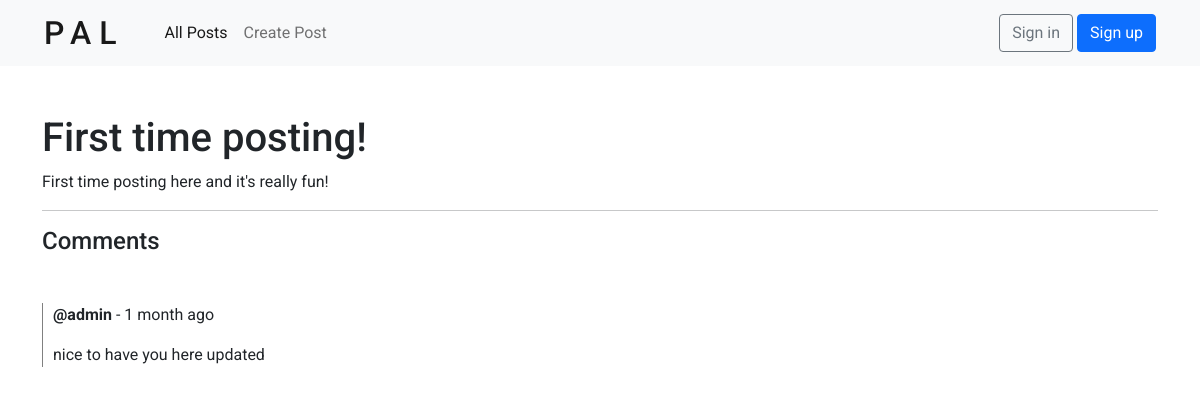
Screenshot of /post/3/ with the database file from the repository.
### posts/models.py (models this page shows, shortened)
class Post(models.Model):
    name = models.CharField(max_length=200)
    description = models.TextField(null=True, blank=True)
    topic = models.ForeignKey(Topic, null=True, on_delete=SET_NULL) # each Post is related to a single Topic
    user = models.ForeignKey(User, null=True, on_delete=SET_NULL) # each Post is related to a single User
    created = models.DateTimeField(auto_now_add=True)
    updated = models.DateTimeField(auto_now=True)

### comments/models.py (models this page shows, shortened)
class Comment(models.Model):
    user = models.ForeignKey(User, on_delete=CASCADE) # each Comment is related to a single User
    post = models.ForeignKey(Post, on_delete=CASCADE) # each Comment is related to a single Post
    body = models.TextField()
    created = models.DateTimeField(auto_now_add=True)
    updated = models.DateTimeField(auto_now=True)

### posts/views.py (the view, shortened to what this page needs)
# urls.py: path('post/<str:pk>/', views.post, name='post'),
def post(request, pk):
    post = Post.objects.get(id=pk)
    comments = post.comment_set.all().order_by('-created') # get the comments from each post
    comments_count = post.comment_set.all().count()
    context = {
        'post': post,
        'comments': comments,
        'comments_count': comments_count,
    }
    return render(request, 'posts/post.html', context)

### posts/templates/posts/post.html (shortened to what this page needs)
{% extends 'main.html' %}
{% block content %}
<div class="mt-5">
    <h1>{{ post.name }}</h3>
    <p>{{ post.description }}</p>
</div>
<hr />
<h4>Comments</h4>
<div class="comment-container mt-5">
    {% for comment in comments %}
        <div class="comment">
            <p><b>@{{ comment.user }}</b> - {{ comment.created|timesince }} ago</p>
            <p>{{ comment.body }}</p>
        </div>
    {% endfor %}
</div>
{% endblock content %}

### templates/main.html (shortened to what this page needs)
<!DOCTYPE html>
{% load static %}
<html lang="en">
<head>
  <link href="https://cdn.jsdelivr.net/npm/bootstrap@5.1.3/dist/css/bootstrap.min.css" rel="stylesheet">
  <link rel="stylesheet" href="{% static 'styles/main.css' %}">
</head>
<body>
  {% include 'navbar.html' %}
  <div class="container">
    {% block content %}
    {% endblock content %}
  </div>
</body>
</html>

### templates/navbar.html (shortened to what this page needs)
<nav class="navbar navbar-expand-lg navbar-light bg-light sticky-top">
    <div class="container-fluid">
      <h1 class="navbar-brand">PAL</h1>
      <div class="collapse navbar-collapse" id="navbarSupportedContent">
        <ul class="navbar-nav me-auto mb-lg-0">
          <li class="nav-item">
            <a class="nav-link active" aria-current="page" href="{% url 'posts:index' %}">All Posts</a>
          </li>
          <li class="nav-item">
            <a class="nav-link" href="{% url 'posts:create-post' %}">Create Post</a>
          </li>
        </ul>
        <div class="d-flex align-center">
            {% if request.user.is_authenticated %}
                <div class="dropdown">
                    <button class="btn btn-secondary dropdown-toggle" type="button" id="dropdownMenuButton1" data-bs-toggle="dropdown" aria-expanded="false">
                        Hello, {{ request.user.username }}!
                    </button>
                    <ul class="dropdown-menu" aria-labelledby="dropdownMenuButton1">
                      <li><a class="dropdown-item" href="{% url 'user:log-out' %}">Logout</a></li>
                    </ul>
                  </div>
            {% else %}
                <div>
                    <a href="{% url 'user:sign-in' %}" class="btn btn-outline-secondary">Sign in</a>
                    <a href="{% url 'user:sign-up' %}" class="btn btn-primary">Sign up</a>
                </div>
            {% endif %}
        </div>
      </div>
    </div>
  </nav>

### static/styles/main.css (style rules this page uses)
.navbar-brand { font-size: 2rem; padding: 0; margin: 0; margin-right: 2rem; letter-spacing: .5rem; }
.navbar { padding: .8rem 2rem; }
.comment-container { padding-left: 10px; border-left: 1px solid grey; }
.comment { margin-bottom: 10px; }

### static/styles/base.css (style rules this page uses)
*, *::before, *::after { margin: 0; padding: 0; box-sizing: border-box; }
body { font-family: 'Roboto', sans-serif; }
a { text-decoration: none; }

### rows the page displays
Post: name "First time posting!", description "First time posting here and it's really fun!"
Comment: user "admin", created "1 month", body "nice to have you here updated"
